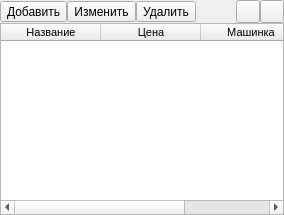
        <widget class="QWidget" name="tab_3">
         <attribute name="title">
          <string>Операции</string>
         </attribute>
         <layout class="QGridLayout" name="gridLayout_3" rowstretch="0,0" columnstretch="0,0">
          <property name="leftMargin">
           <number>0</number>
          </property>
          <property name="topMargin">
           <number>0</number>
          </property>
          <property name="rightMargin">
           <number>0</number>
          </property>
          <property name="bottomMargin">
           <number>0</number>
          </property>
          <property name="spacing">
           <number>0</number>
          </property>
          <item row="0" column="0" colspan="2">
           <layout class="QHBoxLayout" name="horizontalLayout">
            <property name="spacing">
             <number>0</number>
            </property>
            <item>
             <widget class="QToolButton" name="toolButton_2">
              <property name="text">
               <string>Добавить</string>
              </property>
             </widget>
            </item>
            <item>
             <widget class="QToolButton" name="toolButton_3">
              <property name="text">
               <string>Изменить</string>
              </property>
             </widget>
            </item>
            <item>
             <widget class="QToolButton" name="toolButton">
              <property name="text">
               <string>Удалить</string>
              </property>
             </widget>
            </item>
            <item>
             <spacer name="horizontalSpacer">
              <property name="orientation">
               <enum>Qt::Horizontal</enum>
              </property>
              <property name="sizeHint" stdset="0">
               <size>
                <width>40</width>
                <height>20</height>
               </size>
              </property>
             </spacer>
            </item>
            <item>
             <widget class="QToolButton" name="pb_up">
              <property name="text">
               <string/>
              </property>
             </widget>
            </item>
            <item>
             <widget class="QToolButton" name="pb_down">
              <property name="text">
               <string/>
              </property>
             </widget>
            </item>
           </layout>
          </item>
          <item row="1" column="0" colspan="2">
           <widget class="QTableWidget" name="tw_operations">
            <property name="font">
             <font>
              <family>Tahoma</family>
              <pointsize>8</pointsize>
             </font>
            </property>
            <property name="acceptDrops">
             <bool>false</bool>
            </property>
            <property name="editTriggers">
             <set>QAbstractItemView::NoEditTriggers</set>
            </property>
            <property name="dragEnabled">
             <bool>false</bool>
            </property>
            <property name="alternatingRowColors">
             <bool>true</bool>
            </property>
            <property name="selectionBehavior">
             <enum>QAbstractItemView::SelectRows</enum>
            </property>
            <attribute name="horizontalHeaderCascadingSectionResizes">
             <bool>false</bool>
            </attribute>
            <attribute name="horizontalHeaderHighlightSections">
             <bool>true</bool>
            </attribute>
            <attribute name="horizontalHeaderShowSortIndicator" stdset="0">
             <bool>false</bool>
            </attribute>
            <attribute name="horizontalHeaderStretchLastSection">
             <bool>false</bool>
            </attribute>
            <attribute name="verticalHeaderVisible">
             <bool>false</bool>
            </attribute>
            <attribute name="verticalHeaderDefaultSectionSize">
             <number>20</number>
            </attribute>
            <attribute name="verticalHeaderHighlightSections">
             <bool>true</bool>
            </attribute>
            <attribute name="verticalHeaderMinimumSectionSize">
             <number>18</number>
            </attribute>
            <attribute name="verticalHeaderShowSortIndicator" stdset="0">
             <bool>false</bool>
            </attribute>
            <attribute name="verticalHeaderStretchLastSection">
             <bool>false</bool>
            </attribute>
            <column>
             <property name="text">
              <string>Название</string>
             </property>
            </column>
            <column>
             <property name="text">
              <string>Цена</string>
             </property>
            </column>
            <column>
             <property name="text">
              <string>Машинка</string>
             </property>
            </column>
           </widget>
          </item>
         </layout>
        </widget>
